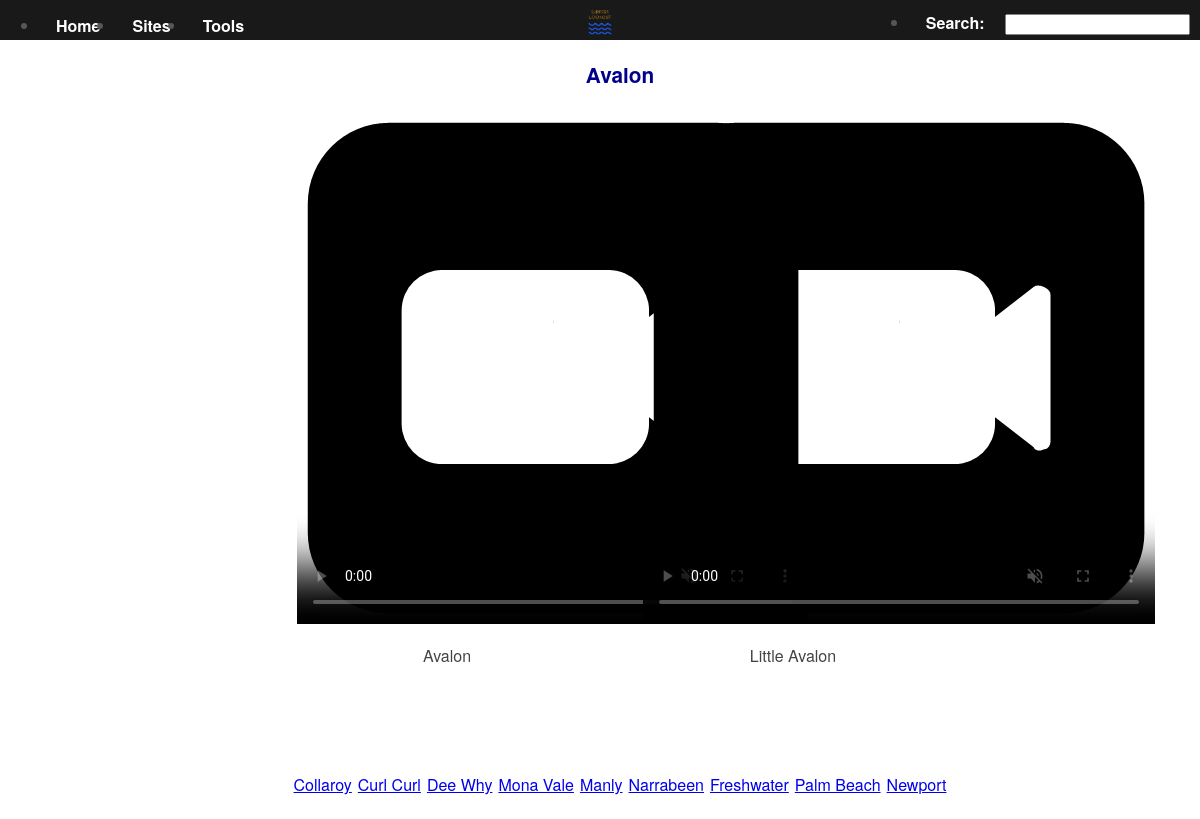
Screenshot of /location/1 with the database file from the repository.
### surferslookout/data/models.py (models this page shows, shortened)
class Location(db.Model):
    __tablename__ = 'location'
    id = db.Column(db.Integer, primary_key=True)
    name = db.Column(db.String(64), unique=True, index=True)
    cam = db.Column(db.Text)
    latitude = db.Column(db.Text)
    longitude = db.Column(db.Text)
    wg_site = db.Column(db.Text)
    region_id = db.Column(db.Integer, db.ForeignKey('region.id'))
    @staticmethod
    def get_ById(locationid):
        _resp = Location.query.filter(Location.id == locationid).first()
        return _resp
    @staticmethod
    def get_ByRegion(regionid):
        _request = Location.query.filter(Location.region_id == regionid).all()
        return _request

class Cam(db.Model):
    __tablename__ = 'cam'
    id = db.Column(db.Integer, primary_key=True)
    site = db.Column(db.String(64), unique=True, index=True)
    url = db.Column(db.Text)
    location_id = db.Column(db.Integer, db.ForeignKey('location.id'))
    def get(locationid):
        _request = Cam.query.filter(Cam.location_id == locationid).all()
        return _request

### surferslookout/main/views.py (the view)
@main.route('/location/<locationid>', methods=["GET"])
def location(locationid):
    app.logger.info("Accessing Location page for locationid {0}", str(locationid))
    _cams={}
    _wgsite=0
    if locationid != 0:
        _location = Location.get_ById(locationid)
        _locations = Location.get_ByRegion(_location.region_id)
        _wgsite = _location.wg_site
        _cams = Cam.get(locationid)
    return render_template('location.html', locationid=locationid, location=_location,
                                            locations=_locations, cams=_cams)

### surferslookout/main/views.py (called while the page is built)
@main.context_processor
def utilities():
    def item_count(list):
        return len(list)
    def camlist(locationid):
        _cams = {}
        if locationid != 0:
            _cams = Cam.get(locationid)
        return _cams
    def getvideoid(id):
        return 'video-{0}'.format(id)
    def getwgsite(locationid):
        _location = Location.get_id(locationid)
        return _location.wg_site
    def rowstart(entry):
        if entry%2 == 0:
            return f'<td style="border:none;">'
        else:
            return f'<tr><td style="border:none;">'
    def rowend(entry):
        if entry%2 == 0:
            return f'</td></tr>'
        else:
            return f'</td>'
    return dict(camlist=camlist, item_count=item_count, getvideoid=getvideoid, getwgsite=getwgsite, rowstart=rowstart, rowend=rowend)

### surferslookout/templates/location.html (shortened to what this page needs)
{% extends "base.html" %}
{% block content %}
    <div class="page-rows">
        <div class="center">
            <label id='pagetitle'>{{ location.name }}</label>
        </div>
        <div class="center">
            <table class="video-table">
                {% for _cam in cams %}
                    {{ rowstart(loop.index)|safe }}
                    <div class="video-cell">
                        <video id="{{ getvideoid(loop.index) }}" class="video-js vjs-default-skin" controls muted preload="none" poster="{{ url_for('static', filename='images/video-icon.png') }}">
                            <source src="{{ _cam.url }}" type="application/x-mpegURL">
                        </video>
                    </div>
                    <label class="video-title">{{ _cam.site }}</label>
                    {{ rowend(loop.index)|safe }}
                {% endfor %}
            </table>
        </div>
        <div class="center">
            <table class="location-table">
                <tr>
                    {% for _location in locations %}
                        {% if _location.name != location.name %}
                            <td>
                                <a href="/location/{{ _location.id }}">{{ _location.name }}</a>
                            </td>
                        {% endif %}
                    {% endfor %}
                </tr>
            </table>
        </div>
        <div class="center">
            <div class="weather-container">
            </div>
        </div>
    </div>
    {% endblock %}

### surferslookout/templates/base.html (shortened to what this page needs)
<html>
    <head>
      <link rel="stylesheet" href="{{ url_for('static', filename='css/main.css') }}">
      <link href="https://vjs.zencdn.net/7.20.2/video-js.min.css" rel="stylesheet" />
    </head>
    <header>
      <strong>
        <nav>
          <ul class="menu">
            <li><a href="{{ url_for('main.home') }}">Home</a></li>
            <li><a href="{{ url_for('main.sites') }}">Sites</a></li>
            <li><a href="{{ url_for('main.tools') }}">Tools</a></li>
            <li style="float:right">
              <label id="searchLabel">Search:</label>
              <input id="searchtext">
            </li>
          </ul>
        </nav>
      </strong>
      <img class="logo" src="{{ url_for('static', filename='images/surferslookout-logo.png') }}">
    </header>
    <body  style="background-image: {{ url_for('static', filename='images/wave-large.jpeg') }}">
      {% block content %}{% endblock %}
    </body>
</html>

### surferslookout/static/css/main.css (style rules this page uses)
header { background-color: black; height: 40px; width: 100%; opacity: .9; margin-bottom: 10px; }
header img.logo { position:absolute; top:0; left:0; right:0; margin:auto; height: 50px; width: 50px; }
.menu li { float: left; }
.menu li a { display: block; color: white; text-align: left; padding: 14px 16px; text-decoration: none; }
.menu li label { color: white; text-align: left; padding: 14px 16px; }
.menu li input { margin-top: 14px; margin-right: 10px; }
body { margin: 0; padding: 0; font-family: "Helvetica Neue", Helvetica, Arial, sans-serif; color: #444; background-image: url('/static/images/wave-large.png'); background-repeat: no-repeat; background-attachment: fixed; background-size: cover; content: ''; }
.page-rows { margin: 10px; padding: 10px; width: 100%; }
.center { margin: auto; text-align: center; }
#pagetitle { color: darkblue; font-size: 1.3em; font-weight: bold; }
table, th, td { border-collapse: collapse; padding: 3px; }
table.video-table { margin: auto; text-align: center; border: none; }
.video-cell { margin: 10px; padding: 10px; width: 300px; text-align: center; }
label.video-title { margin: 0ch; }
table.location-table { margin: auto; text-align: center; border: none; bottom: 200px; margin-top: 100px; }
.weather-container { position:absolute; width:80%; height:150px; bottom:0px; right:10%; left:10%; }

### rows the page displays
Location: name "Avalon"
Cam: site "Avalon"
Cam: site "Little Avalon"
Location: name "Collaroy"
Location: name "Curl Curl"
Location: name "Dee Why"
Location: name "Mona Vale"
Location: name "Manly"
Location: name "Narrabeen"
Location: name "Freshwater"
Location: name "Palm Beach"
Location: name "Newport"
